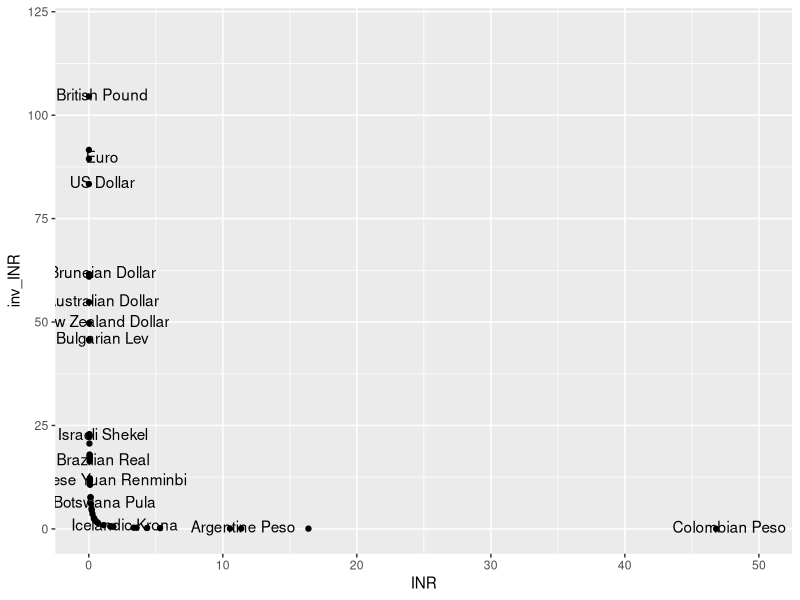
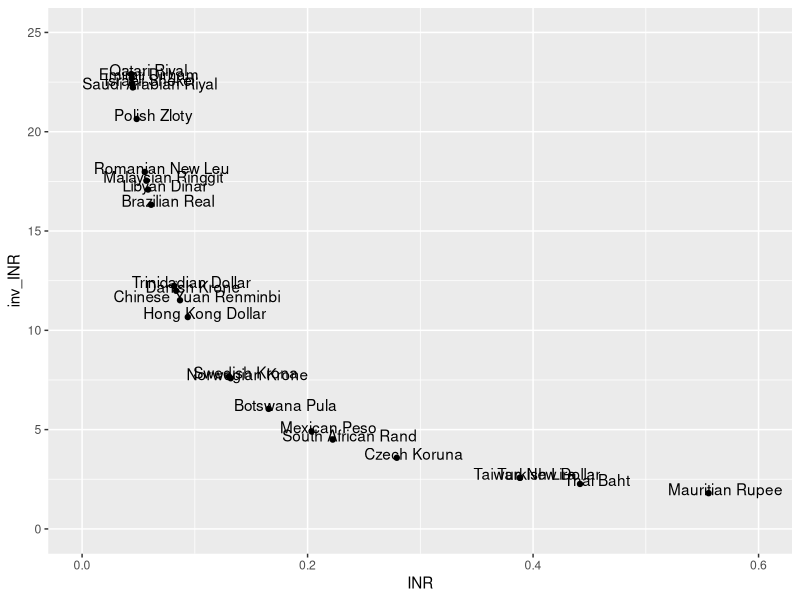

These charts were generated, in order, by the following R code:
library(ggplot2)

data <- read.csv('./data/current_data.csv')

lrg_plot <- ggplot(data, aes(x=INR, y=inv_INR)) +
            geom_point() +
            geom_text(aes(label = Country), 
                nudge_x = 1, nudge_y = 0.5, 
                check_overlap = T
            ) +
            scale_x_continuous(limits = c(0, 50)) +
            scale_y_continuous(limits = c(0, 120))

sml_plot <- ggplot(data, aes(x=INR, y=inv_INR)) +
            geom_point() +
            geom_text(aes(label = Country),
                nudge_x = 0.015, nudge_y = 0.2, 
                check_overlap = F
            ) +
            scale_x_continuous(limits = c(0, 0.6)) +
            scale_y_continuous(limits = c(0, 25))

ggsave("./plots/lrgplot.png", plot = lrg_plot, width = 32, height = 20, dpi = 1000)
ggsave("./plots/smlplot.png", plot = sml_plot, width = 32, height = 20, dpi = 1000)

